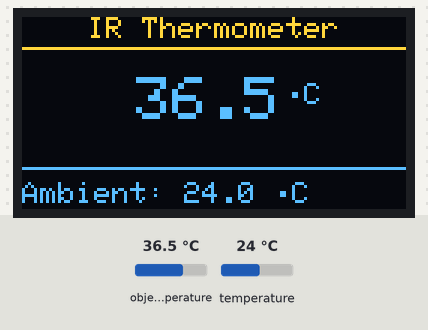
A program run on a simulated ESP32. Shown: 128×64 one-colour display. Inputs (shaded band) come from the test bench; at power-on: object temperature 36.5 °C, temperature 24 °C. The OLED is the two-colour kind (top 16 rows yellow); what the program prints to the serial monitor is not drawn.

Above: at 1.7 s.
1.8 s: object temperature set to 20 °C
At 3.2 s:
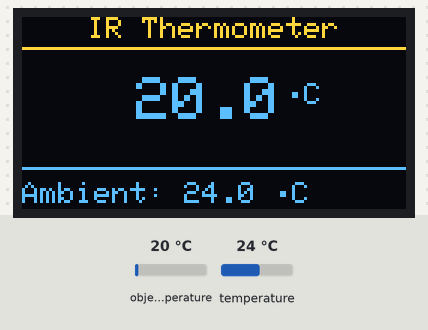
3.6 s: temperature set to 12 °C
At 4.9 s:
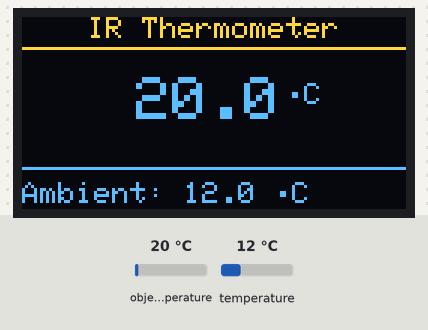
5.2 s: object temperature set to 26 °C
At 6.5 s:
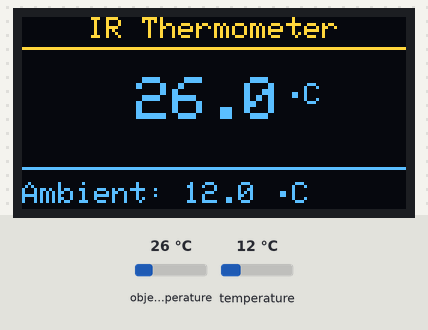
6.8 s: temperature set to 19 °C
Timing chart, 0 to 9.4 s (numbered marks = the images above; inputs shaded):
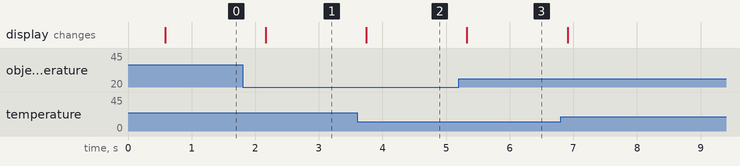

The program:

main.cpp
```cpp
#include <Arduino.h>
#include <Wire.h>
#include <Adafruit_MLX90614.h>
#include <Adafruit_SSD1306.h>
#include <Adafruit_GFX.h>

#define SCREEN_WIDTH  128
#define SCREEN_HEIGHT  64
#define OLED_RESET     -1
#define OLED_ADDRESS  0x3C

#define SDA_PIN  5
#define SCL_PIN  4

#define READ_INTERVAL_MS 500

Adafruit_SSD1306 display(SCREEN_WIDTH, SCREEN_HEIGHT, &Wire, OLED_RESET);
Adafruit_MLX90614 mlx;

void setup() {
  Serial.begin(115200);

  Wire.begin(SDA_PIN, SCL_PIN);

  if (!display.begin(SSD1306_SWITCHCAPVCC, OLED_ADDRESS)) {
    Serial.println("SSD1306 not found – check wiring!");
    while (true) delay(1000);
  }
  display.clearDisplay();
  display.setTextColor(SSD1306_WHITE);
  display.setTextSize(1);
  display.setCursor(10, 20);
  display.println("Initialising...");
  display.display();

  if (!mlx.begin()) {
    Serial.println("MLX90614 not found – check wiring!");
    display.clearDisplay();
    display.setCursor(0, 20);
    display.println("IR sensor error!");
    display.display();
    while (true) delay(1000);
  }

  delay(500);
}

void loop() {
  float ambientC = mlx.readAmbientTempC();
  float objectC  = mlx.readObjectTempC();

  Serial.printf("Ambient: %.1f C  |  Object: %.1f C\n", ambientC, objectC);

  display.clearDisplay();

  // Title
  display.setTextSize(1);
  display.setCursor(22, 0);
  display.println("IR Thermometer");
  display.drawLine(0, 10, 127, 10, SSD1306_WHITE);

  // Object temp – large, centred
  display.setTextSize(2);
  char buf[12];
  dtostrf(objectC, 5, 1, buf);
  int16_t x1, y1;
  uint16_t w, h;
  display.getTextBounds(buf, 0, 0, &x1, &y1, &w, &h);
  display.setCursor((SCREEN_WIDTH - w) / 2 - 8, 20);
  display.print(buf);
  display.setTextSize(1);
  display.setCursor((SCREEN_WIDTH + w) / 2 - 12, 22);
  display.println(" \xF8""C");

  // Ambient footer
  display.drawLine(0, 50, 127, 50, SSD1306_WHITE);
  display.setCursor(0, 55);
  display.print("Ambient: ");
  char bufA[8];
  dtostrf(ambientC, 4, 1, bufA);
  display.print(bufA);
  display.println(" \xF8""C");

  display.display();
  delay(READ_INTERVAL_MS);
}
```

Measured:
- after the input at 1.8 s, the display: changes after 0.36 s (image 1)
- after the input at 3.6 s, the display: changes after 0.15 s (image 2)
- after the input at 5.2 s, the display: changes after 0.13 s (image 3)
